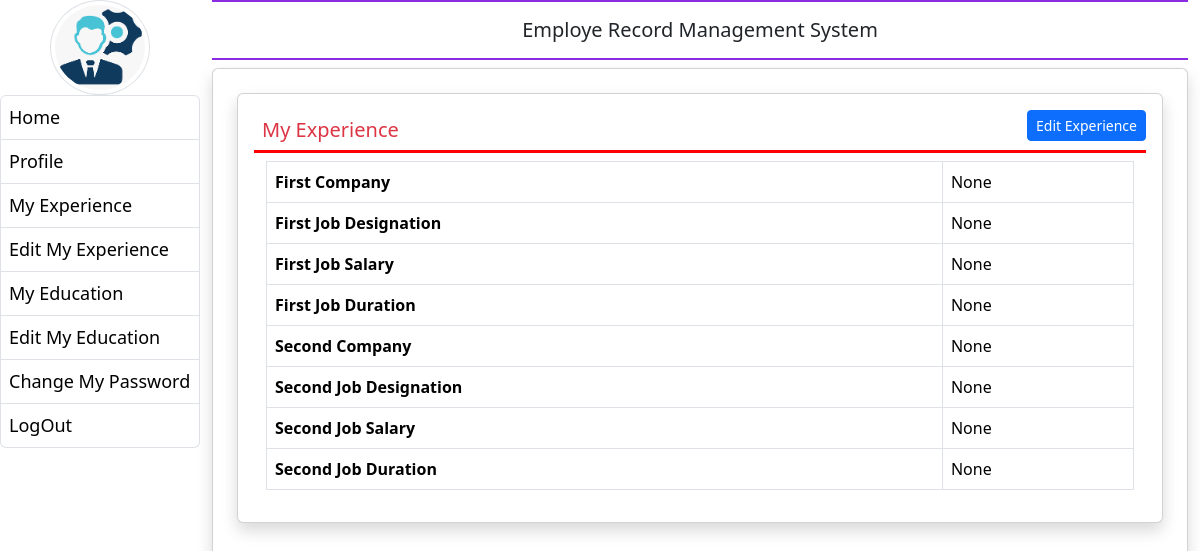
The page /my_experience/ (signed in) on the database its author committed.
### employee/models.py (models this page shows, shortened)
class EmployeeExperience(models.Model):
    user = models.ForeignKey(User, on_delete=models.CASCADE)
    company1name = models.CharField(max_length=100,null=True)
    company1desig = models.CharField(max_length=100, null=True)
    company1salary = models.CharField(max_length=100, null=True)
    company1duration = models.CharField(max_length=100, null=True)
    company2name = models.CharField(max_length=100,null=True)
    company2desig = models.CharField(max_length=100, null=True)
    company2salary = models.CharField(max_length=100, null=True)
    company2duration = models.CharField(max_length=100, null=True)

### employee/views.py (the view)
# urls.py: path('my_experience/', my_experience, name='my_experience'),
@login_required(login_url='emp_login')
def my_experience(request):
    user = request.user
    try:
        experience = get_object_or_404(EmployeeExperience, user=user)
        context = {'experience': experience}
        return render(request, 'my_experience.html', context)
    except Exception as e:
        print(f"Exception: {e}")
        return render(request, 'my_experience.html', {'error': 'Could not retrieve experience details.'})

### employee/templates/my_experience.html
{% extends "emp_base.html" %}
{% block main %}
<div class="card shadow m-2">
    <div class="card-body">
        <a href=" {% url "edit_my_experience" %}" class="btn btn-primary float-end btn-sm"> Edit Experience</a>
        <h5 class="p-2 text-danger" style="border-bottom: 3px solid red;">My Experience</h5>
        <div class="container-fluid">
            <table class="table table-bordered">
                <tr>
                    <th>First Company</th>
                    <td>{{experience.company1name}}</td>
                </tr>
                <tr>
                    <th> First Job Designation</th>
                    <td>{{experience.company1desig}}</td>
                </tr>
                <tr>
                    <th>First Job Salary</th>
                    <td>{{experience.company1salary}}</td>
                </tr>
                <tr>
                    <th>First Job  Duration</th>
                    <td>{{experience.company1duration}}</td>
                </tr>
                <tr>
                    <th>Second Company</th>
                    <td>{{experience.company2name}}</td>
                </tr>
                <tr>
                    <th> Second Job Designation</th>
                    <td>{{experience.company2desig}}</td>
                </tr>
                <tr>
                    <th>Second Job Salary</th>
                    <td>{{experience.company2salary}}</td>
                </tr>
                <tr>
                    <th>Second Job  Duration</th>
                    <td>{{experience.company2duration}}</td>
                </tr>
            </table>
        </div>
    </div>
</div>
{% endblock %}

### rows shown on the page
EmployeeExperience: company1name "None", company1desig "None", company1salary "None", company1duration "None", company2name "None", company2desig "None", company2salary "None", company2duration "None"
